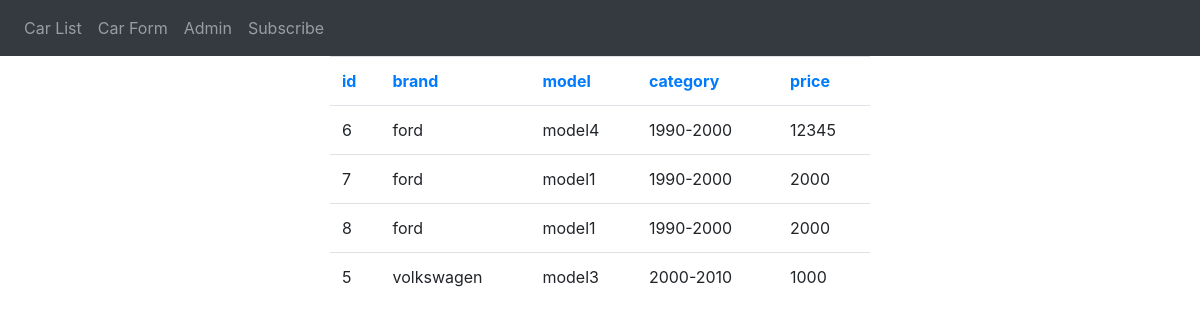
The page / on the database its author committed.
### car/models.py (models this page shows, shortened)
class Car(models.Model):
    brand_TYPES = (
        ('volkswagen', 'Volkswagen'),
        ('mitsubishi', 'Mitsubishi'),
        ('ford', 'Ford '),
        ('lamborghini', 'Lamborghini'),
    )
    model_TYPES = (
        ('model1', 'Model1'),
        ('model2', 'Model2'),
        ('model3', 'Model3'),
        ('model4', 'Model4'),
    )
    brand = models.CharField(max_length=256, choices=brand_TYPES)
    model = models.CharField(max_length=256, choices=model_TYPES)
    year = models.IntegerField()
    price = models.IntegerField()
    nameOfOvner = models.CharField(max_length=256)
    published_date = models.DateTimeField(blank=True, null=True)
    category = models.CharField(max_length=16, blank=True, default='')

### car/views.py (the view)
# urls.py: re_path(r'^$', views.post_list, name='index'),
def post_list(request):
    cars = Car.objects.order_by('category')
    ctx = {'cars': cars}
    return render(request, 'cars/carslist.html', ctx)

### templates/cars/carslist.html (shortened to what this page needs)
<!DOCTYPE html>
<html lang="en">
<head>
    <link rel="stylesheet" href="https://stackpath.bootstrapcdn.com/bootstrap/4.2.1/css/bootstrap.min.css"
>
</head>
<body>
{% include 'cars/navbar.html' %}
<div class="container">
    <div class="row">
        <div class="col-3"></div>
        <div class="col">
            <table class="table">
                <tr>
                    <th><a href="http://127.0.0.1:8000/cars/id">id</a></th>
                    <th><a href="http://127.0.0.1:8000/cars/brand">brand</a></th>
                    <th><a href="http://127.0.0.1:8000/cars/model">model</a></th>
                    <th><a href="http://127.0.0.1:8000/cars/category">category</a></th>
                    <th><a href="http://127.0.0.1:8000/cars/price">price</a></th>
                </tr>
                {% for car in cars %}
                <tr>
                    <td>{{car.id}}</td>
                    <td>{{ car.brand}}</td>
                    <td>{{ car.model}}</td>
                    <td>{{ car.category}}</td>
                    <td>{{ car.price }}</td>
                </tr>
                {% endfor %}
            </table>
        </div>
        <div class="col-3"></div>
    </div>
</div>
</body>
</html>

### templates/cars/navbar.html
<nav class="navbar navbar-expand-lg navbar-dark bg-dark">
    <div class="collapse navbar-collapse" id="navbarSupportedContent">
        <ul class="navbar-nav mr-auto">
            <li class="nav-item">
                <a class="nav-link" href="#">Car List</a>
            </li>
            <li class="nav-item">
                <a class="nav-link" href="http://127.0.0.1:8000/add_car/">Car Form</a>
            </li>
            <li class="nav-item">
                <a class="nav-link" href="http://127.0.0.1:8000/admin/">Admin</a>
            </li>
            <li class="nav-item">
                <a class="nav-link" href="http://127.0.0.1:8000/subscribers/">Subscribe</a>
            </li>
        </ul>
    </div>
</nav>

### rows shown on the page
Car: id "6", brand "ford", model "model4", category "1990-2000", price "12345"
Car: id "7", brand "ford", model "model1", category "1990-2000", price "2000"
Car: id "8", brand "ford", model "model1", category "1990-2000", price "2000"
Car: id "5", brand "volkswagen", model "model3", category "2000-2010", price "1000"
